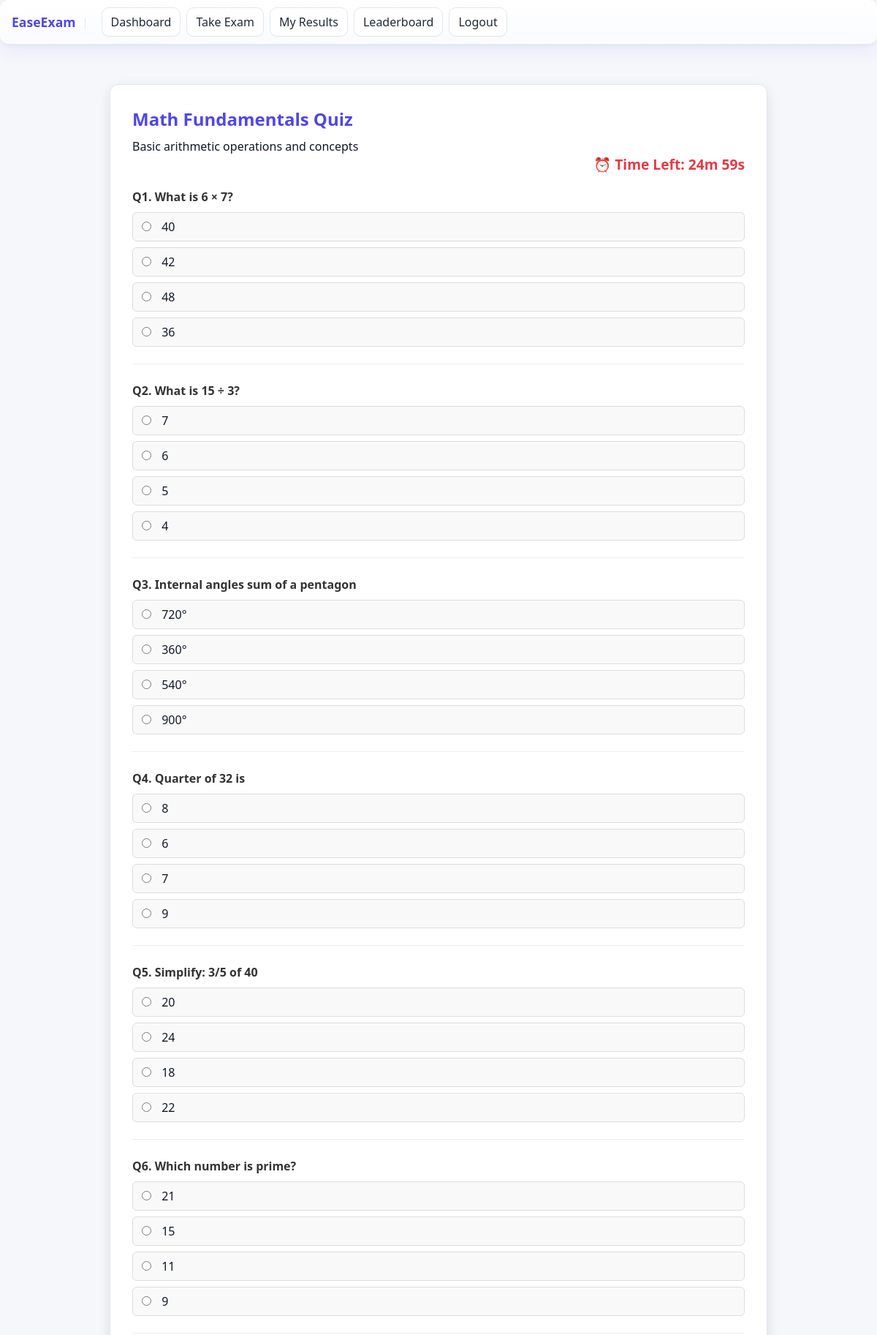
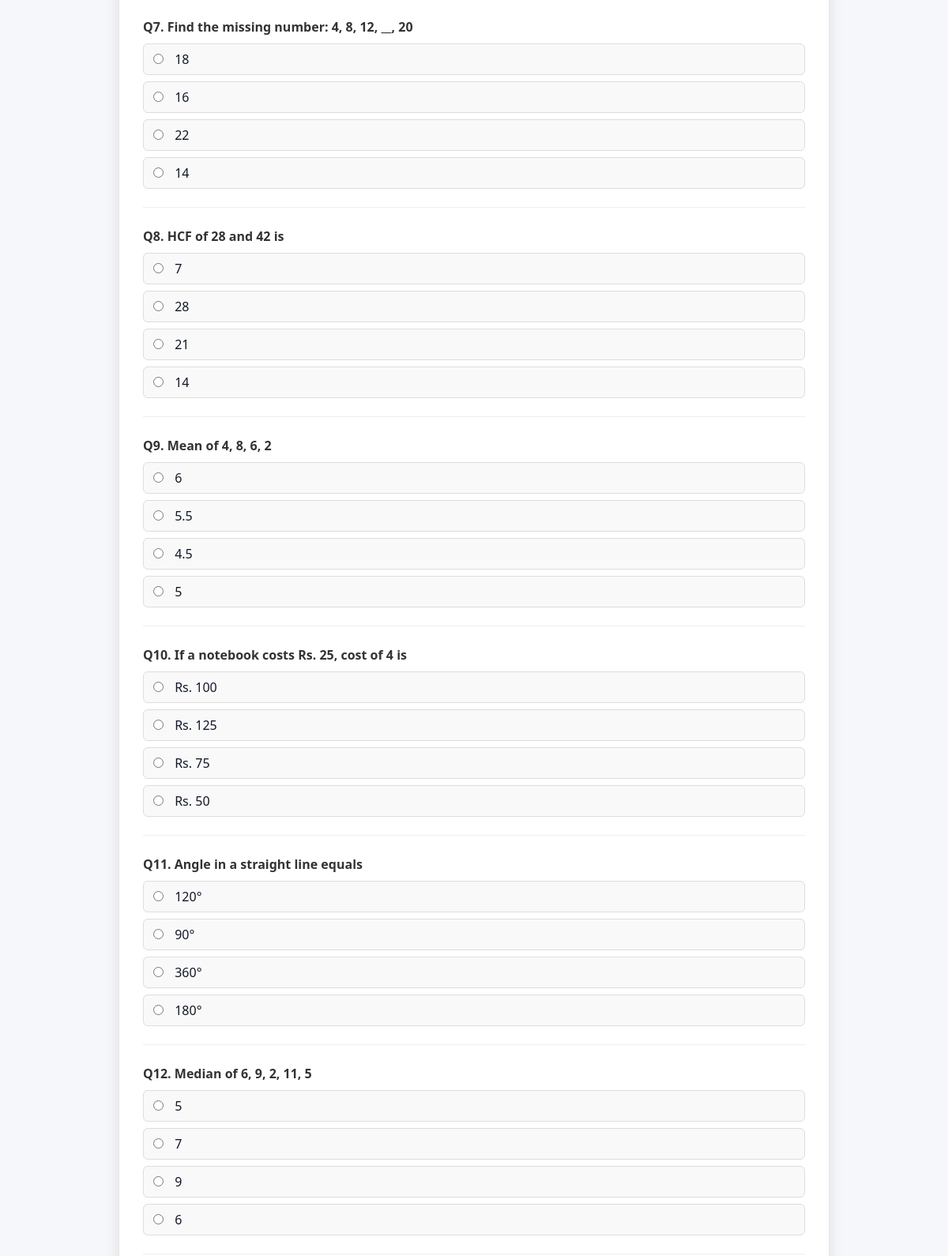
The app's page /exam/attempt.php?exam_id=2 (signed in, upper part) with its own data (2 pictures, top to bottom).
### tables this page shows
CREATE TABLE IF NOT EXISTS exams (
  exam_id INT AUTO_INCREMENT PRIMARY KEY,
  subject_id INT NOT NULL,
  title VARCHAR(150) NOT NULL,
  description TEXT,
  created_by INT NOT NULL,
  start_time DATETIME DEFAULT CURRENT_TIMESTAMP,
  end_time DATETIME DEFAULT NULL,
  duration_min INT NOT NULL DEFAULT 30,
  is_published TINYINT(1) NOT NULL DEFAULT 0,
  FOREIGN KEY (subject_id) REFERENCES subjects(subject_id) ON DELETE CASCADE,
  FOREIGN KEY (created_by) REFERENCES users(user_id) ON DELETE CASCADE
);

CREATE TABLE IF NOT EXISTS questions (
  question_id INT AUTO_INCREMENT PRIMARY KEY,
  exam_id INT NOT NULL,
  question_text TEXT NOT NULL,
  option_a VARCHAR(255) NOT NULL,
  option_b VARCHAR(255) NOT NULL,
  option_c VARCHAR(255) NOT NULL,
  option_d VARCHAR(255) NOT NULL,
  correct_option ENUM('a','b','c','d') NOT NULL,
  marks INT NOT NULL DEFAULT 1,
  FOREIGN KEY (exam_id) REFERENCES exams(exam_id) ON DELETE CASCADE
);

### exam/attempt.php (the view, shortened to what this page needs)
<?php
include "../db.php";
$exam_id = $_GET['exam_id'];
$stmt = $pdo->prepare("SELECT * FROM exams WHERE exam_id = ?");
$stmt->execute([$exam_id]);
$exam = $stmt->fetch();
$qstmt = $pdo->prepare("SELECT * FROM questions WHERE exam_id = ?");
$qstmt->execute([$exam_id]);
$questions = $qstmt->fetchAll();
if ($questions && is_array($questions)) { shuffle($questions); }
?>
<!DOCTYPE html>
<html lang="en">
<head>
  <link rel="stylesheet" href="../css/style.css">
</head>
<body>
  <?php include "../includes/student_sidebar.php"; ?>
  <div class="main">
    <div class="exam-container">
      <h2><?php echo htmlspecialchars($exam['title']); ?></h2>
      <p><?php echo htmlspecialchars($exam['description']); ?></p>
      <div class="timer">⏰ Time Left: <span id="timer"></span></div>
      <form id="examForm" method="POST" action="submit_exam.php">
        <?php foreach ($questions as $index => $q): ?>
          <div class="question">
            <h4>Q<?php echo $index+1; ?>. <?php echo htmlspecialchars($q['question_text']); ?></h4>
            <div class="options">
              <?php
              $optionKeys = ['a','b','c','d'];
              shuffle($optionKeys);
              foreach ($optionKeys as $opt) {
                $field = "option_" . $opt;
                if (!empty($q[$field])) {
                  echo "<label><input type='radio' name='answers[{$q['question_id']}]' value='{$opt}'> ".htmlspecialchars($q[$field])."</label>";
                }
              }
              ?>
            </div>
          </div>
        <?php endforeach; ?>
      </form>
    </div>
  </div>
</body>
</html>

### css/style.css (style rules this page uses)
* { margin: 0; padding: 0; box-sizing: border-box; font-family: 'Segoe UI', Tahoma, Geneva, Verdana, sans-serif; }
:root { --primary: #4f46e5; --primary-dark: #4338ca; --secondary: #22d3ee; --accent: #10b981; --text: #1f2937; --text-light: #6b7280; --background: #f9fafb; }
body { margin: 0; background-color: var(--background); color: var(--text); }

### exam/attempt.php (style rules this page uses)
:root { --primary:#4f46e5; --primary-dark:#372fba; --bg:#f5f7fb; --ink:#111827; }
body { background: var(--bg); color: var(--ink); }
.main { padding: 24px; }
.exam-container { max-width: 900px; margin: 30px auto; background: #fff; padding: 30px; border-radius: 12px; box-shadow: 0 6px 18px rgba(0,0,0,0.1); border:1px solid #e5e7eb; }
.exam-container h2 { margin-bottom: 10px; color: var(--primary); }
.exam-container .timer { font-size: 1.2rem; font-weight: bold; color: #e63946; text-align: right; margin-bottom: 20px; }
.question { margin-bottom: 25px; padding-bottom: 15px; border-bottom: 1px solid #eee; }
.question h4 { margin-bottom: 10px; color: #333; }
.options label { display: block; padding: 8px 12px; background: #f9f9f9; border: 1px solid #ddd; border-radius: 6px; margin-bottom: 8px; cursor: pointer; transition: 0.2s; }
.options input { margin-right: 10px; }

### records on screen
exams: title "Math Fundamentals Quiz", description "Basic arithmetic operations and concepts"
questions: question_text "What is 6 × 7?", option_b "40", option_c "42", option_d "48", option_a "36"
questions: question_text "What is 15 ÷ 3?", option_d "7", option_c "6", option_b "5", option_a "4"
questions: question_text "Internal angles sum of a pentagon", option_c "720°", option_a "360°", option_b "540°", option_d "900°"
questions: question_text "Quarter of 32 is", option_c "8", option_a "6", option_b "7", option_d "9"
questions: question_text "Simplify: 3/5 of 40", option_b "20", option_d "24", option_a "18", option_c "22"
questions: question_text "Which number is prime?", option_d "21", option_c "15", option_b "11", option_a "9"
questions: question_text "Find the missing number: 4, 8, 12, __, 20", option_c "18", option_b "16", option_d "22", option_a "14"
questions: question_text "HCF of 28 and 42 is", option_a "7", option_d "28", option_c "21", option_b "14"
questions: question_text "Mean of 4, 8, 6, 2", option_d "6", option_c "5.5", option_a "4.5", option_b "5"
questions: question_text "If a notebook costs Rs. 25, cost of 4 is", option_c "Rs. 100", option_d "Rs. 125", option_b "Rs. 75", option_a "Rs. 50"
questions: question_text "Angle in a straight line equals", option_b "120°", option_a "90°", option_d "360°", option_c "180°"
questions: question_text "Median of 6, 9, 2, 11, 5", option_a "5", option_d "7", option_c "9", option_b "6"
